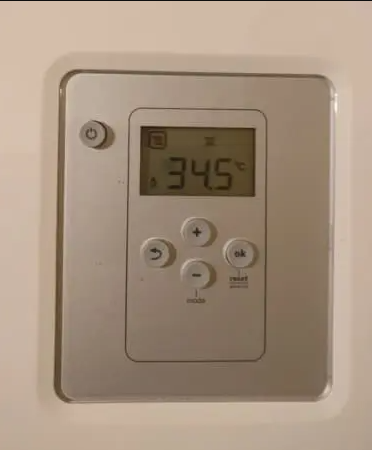
#> input picture example.png, 372 x 450 px
$ python -i PreProcesser.py   (imports and definitions only)
#> lines starting #> are read from the running program, lines starting #| are printed output that depends on the picture; after the words box and inside, x2 and y2 are one past the last pixel; in counts of white or black regions, pixels touching at a corner belong together
import cv2
import numpy as np

LOWER_BRIGHT_LIMIT = 20
UPPER_BRIGHT_LIMIT = 35
INITIAL_MASK = 235

class PreProcesser():

    def __init__(self):
        pass

    def is_bgr_grey(self, image):
        # Convert the image to greyscale
        grey = cv2.cvtColor(image, cv2.COLOR_BGR2GRAY)

        # Re-convert greyscale to BGR for comparison
        grey_bgr = cv2.cvtColor(grey, cv2.COLOR_GRAY2BGR)

        # Compare the converted image with the original
        if np.array_equal(image, grey_bgr):
            return True
        else:
            return False

    def white_mask(self, image, lower):
        lower_white = np.array([lower, lower, lower], dtype=np.uint8)
        upper_white = np.array([255, 255, 255], dtype=np.uint8)

        # Create a mask to filter out white pixels
        mask = cv2.inRange(image, lower_white, upper_white)

        return cv2.bitwise_and(image, image, mask=mask)


    def red_mask(self, image):
        lower_red = np.array([110, 110, 240], dtype=np.uint8)
        upper_red = np.array([255, 255, 255], dtype=np.uint8)

        # Create a mask to filter out white pixels
        mask = cv2.inRange(image, lower_red, upper_red)

        return cv2.bitwise_and(image, image, mask=mask)

    def find_best_mask(self, image, initial_mask = INITIAL_MASK):
        mask = initial_mask
        while True:
            masked = self.grey_mask(image, mask)
            brightness = self.average_brightness(masked)
            if (brightness >= UPPER_BRIGHT_LIMIT):
                mask = mask + 4
                if mask >= 252:
                    return 252
                else:
                    return self.find_best_mask(image, mask)
            else:
                if (brightness <= LOWER_BRIGHT_LIMIT):
                    mask = mask - 4
                    if mask <= 5:
                        return 5
                    else:
                        return self.find_best_mask(image, mask)
                else:
                    return mask

    def average_brightness(self, image):
        if len(image.shape) == 3:
            image = cv2.cvtColor(image, cv2.COLOR_BGR2GRAY)
            average_brightness_value = np.mean(image)
            return average_brightness_value
        # Convert the image to greyscale
        else:
            return np.mean(image)

    def bgr_mask(self, image, bgr_lower, bg_upper):
        mask = cv2.inRange(image, lower_red, upper_red)
        return cv2.bitwise_and(image, image, mask=mask)

    def grey_mask(self, image, lower_threshold, upper_threshold = 255):
        if len(image.shape) == 3:
            image = cv2.cvtColor(image, cv2.COLOR_BGR2GRAY)
        _, threshold_image = cv2.threshold(image, lower_threshold, upper_threshold, cv2.THRESH_BINARY)
        return threshold_image

    def crop_image(self, image, bounding_box):
        return image[bounding_box[0]: bounding_box[1], bounding_box[2]:bounding_box[3]]

    def upscale(self, image, scale):
        pass

>>> import cv2
>>> picture = cv2.imread('../example.png')
#> picture is the input picture: shape (450, 372, 3); mean B, G, R 127.8, 146.5, 166
>>> result = PreProcesser().find_best_mask(picture)
#> the loop in find_best_mask, `while True:` made 1 pass
#> brightness on pass 1: 23.35
#> pass 1, in grey_mask, `image = cv2.cvtColor(image, cv2.COLOR_BGR2GRAY)`:
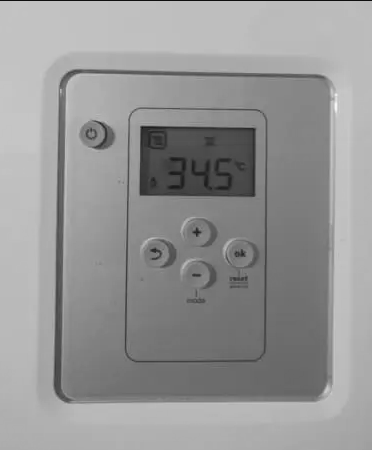
#> image: shape (450, 372); min 14, max 246, mean 150.2
#> pass 1, in grey_mask, `_, threshold_image = cv2.threshold(image, lower_threshold, upper_thres..`:
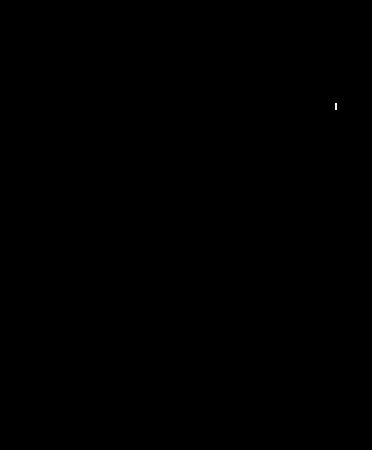
#> threshold_image: shape (450, 372); 0.01% white in thin lines or dots, all inside (x1, y1, x2, y2) = (335, 103, 337, 110)
#> after the loop in find_best_mask, `while True:`: mask = 231
#> result = 191
